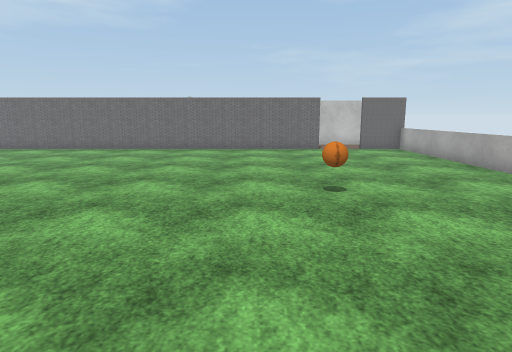
View 1 (above)

14 first-person views from a walk through a 3-D level made in the Unity game engine. The camera is 1.5 m above the floor, tilts 10° down and sees 75° across. The floor is counted in squares, 1 m on a side. Each view is taken from the middle of a square. On the plan, view 1 faces up. The plan holds only what a view shows up to about 15 squares ahead; the rest is blank. Some surface patterns are stand-ins.

View 2
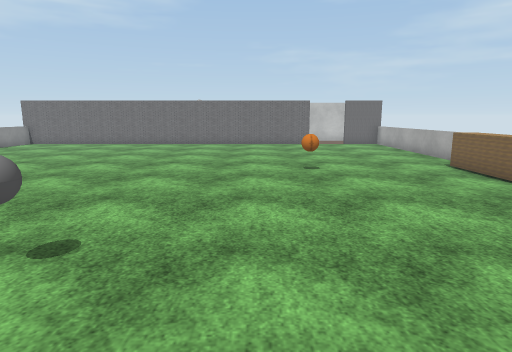

View 3
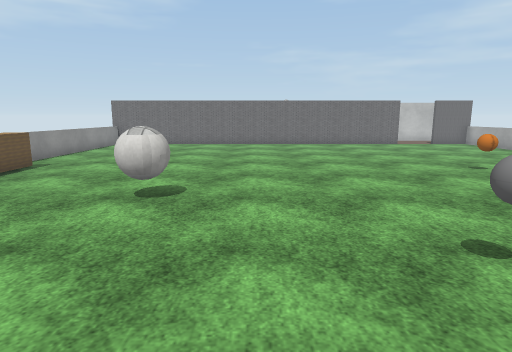

View 4
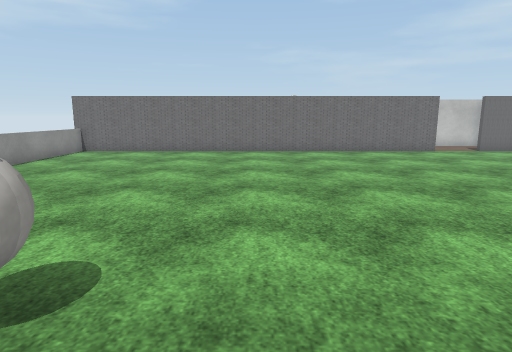

View 5
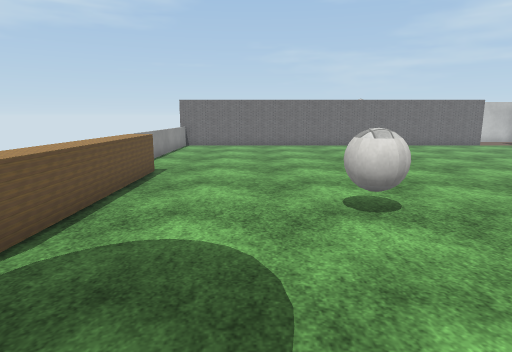

View 6
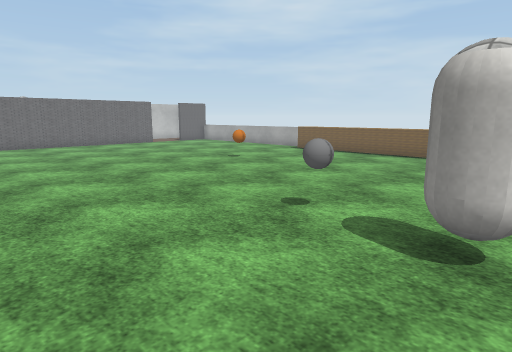

View 7
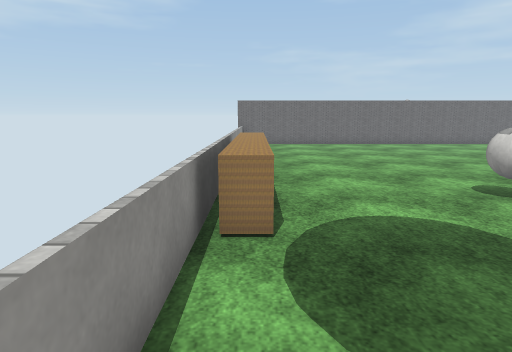

View 8
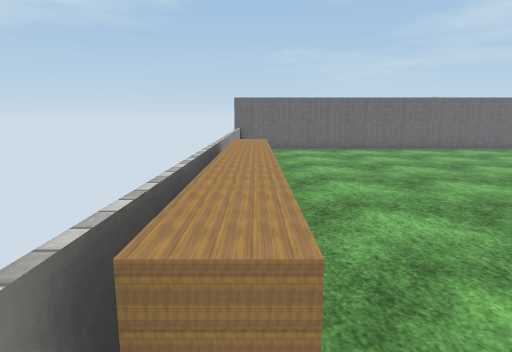

View 9
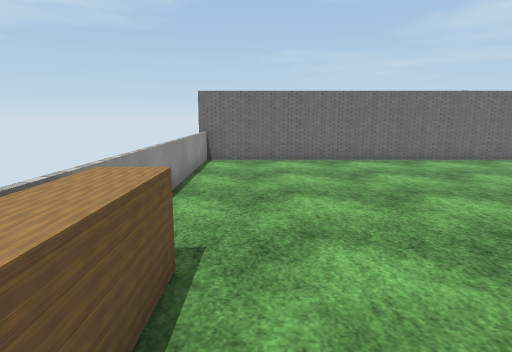

View 10
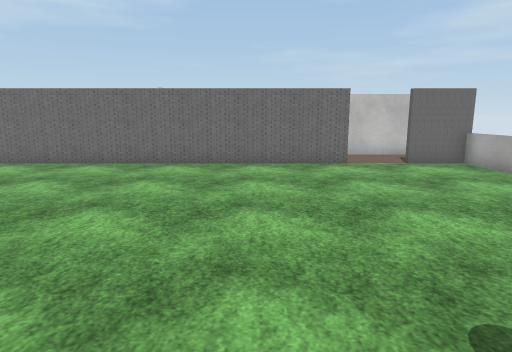

View 11
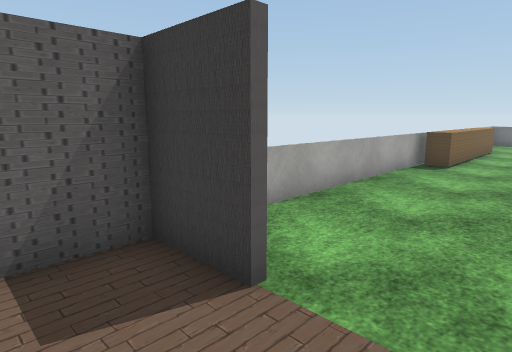

View 12
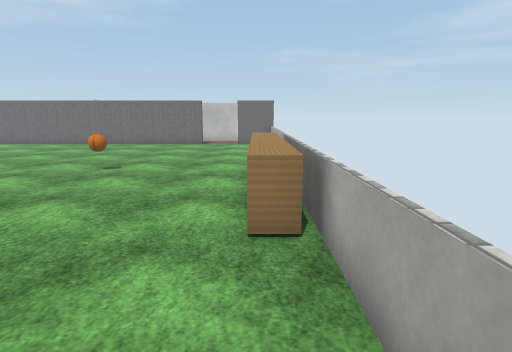

View 13
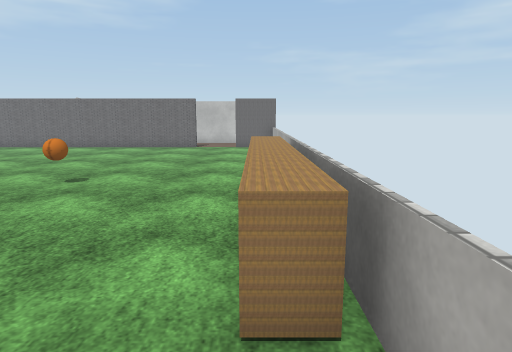

View 14
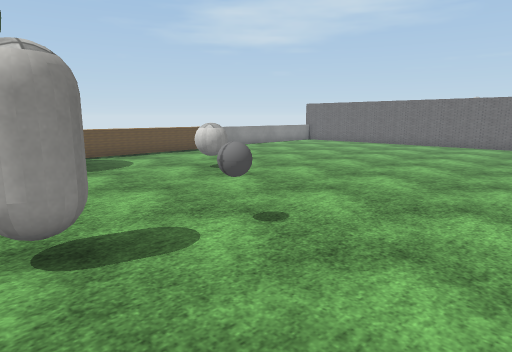

### Floor plan
Key: @ floor where view 1 was taken; # wall or solid block; . floor; = window, fence, low wall or low ledge; ^ raised ledge; B ball; C capsule; O other object.
Columns run from 13 left of view 1 to 7 right of it. Each row starts with its distance up from view 1.
 19                  ####
 18                 ....#
 17                 ....#
 16 ################..###
 15 =...................=
 14 =...................=
 13 =...................=
 12 =...................=
 11 =...................=
 10 =...................=
  9 =...................=
  8 =...................=
  7 #^............OO...^#
  6 #^.............O...^#
  5 #^.................^#
  4 #^....B............^#
  3 #^....B............^#
  2 #^.................^#
  1 #^.................^#
  0 =.........BB.@......=
 -1 =...  .......... ...=
 -2 =   .  ...C...      =
 -3  .    . ..C....    .

Where each view was taken, in squares from view 1:
view 1: 0 up, 0 right, facing up
view 2: 3 down, 0 right, facing up
view 3: 3 down, 5 left, facing up
view 4: 1 up, 5 left, facing up
view 5: 2 down, 9 left, facing up
view 6: 3 down, 7 left, facing up-right
view 7: 3 down, 12 left, facing up
view 8: 0 up, 12 left, facing up
view 9: 4 up, 11 left, facing up
view 10: 5 up, 0 right, facing up
view 11: 18 up, 3 right, facing down-right
view 12: 3 down, 6 right, facing up
view 13: 1 down, 6 right, facing up
view 14: 3 down, 1 right, facing up-left
